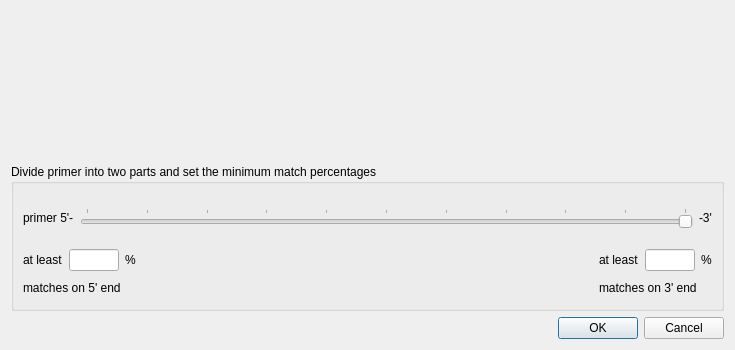
<?xml version="1.0" encoding="UTF-8"?>
<ui version="4.0">
 <class>AnnealInfoDlg</class>
 <widget class="QDialog" name="AnnealInfoDlg">
  <property name="geometry">
   <rect>
    <x>0</x>
    <y>0</y>
    <width>735</width>
    <height>350</height>
   </rect>
  </property>
  <property name="windowTitle">
   <string>Dialog</string>
  </property>
  <layout class="QGridLayout" name="gridLayout_2">
   <item row="0" column="0">
    <widget class="QLabel" name="label">
     <property name="text">
      <string/>
     </property>
    </widget>
   </item>
   <item row="1" column="0" colspan="2">
    <widget class="QGroupBox" name="groupBox">
     <property name="title">
      <string>Divide primer into two parts and set the minimum match percentages</string>
     </property>
     <layout class="QGridLayout" name="gridLayout">
      <item row="0" column="0">
       <layout class="QVBoxLayout" name="verticalLayout_3">
        <item>
         <layout class="QHBoxLayout" name="horizontalLayout">
          <item>
           <widget class="QLabel" name="label_1">
            <property name="text">
             <string>primer 5'-</string>
            </property>
           </widget>
          </item>
          <item>
           <widget class="QSlider" name="horizontalSlider">
            <property name="maximum">
             <number>30</number>
            </property>
            <property name="singleStep">
             <number>1</number>
            </property>
            <property name="orientation">
             <enum>Qt::Horizontal</enum>
            </property>
            <property name="invertedAppearance">
             <bool>true</bool>
            </property>
            <property name="invertedControls">
             <bool>true</bool>
            </property>
            <property name="tickPosition">
             <enum>QSlider::TicksAbove</enum>
            </property>
            <property name="tickInterval">
             <number>3</number>
            </property>
           </widget>
          </item>
          <item>
           <widget class="QLabel" name="label_2">
            <property name="text">
             <string>-3'</string>
            </property>
           </widget>
          </item>
         </layout>
        </item>
        <item>
         <layout class="QHBoxLayout" name="horizontalLayout_4">
          <item>
           <layout class="QVBoxLayout" name="verticalLayout">
            <item>
             <layout class="QHBoxLayout" name="horizontalLayout_2">
              <item>
               <widget class="QLabel" name="label_3">
                <property name="text">
                 <string>at least</string>
                </property>
               </widget>
              </item>
              <item>
               <widget class="QLineEdit" name="lineEdit_match5end">
                <property name="sizePolicy">
                 <sizepolicy hsizetype="Fixed" vsizetype="Fixed">
                  <horstretch>0</horstretch>
                  <verstretch>0</verstretch>
                 </sizepolicy>
                </property>
                <property name="minimumSize">
                 <size>
                  <width>0</width>
                  <height>0</height>
                 </size>
                </property>
                <property name="maximumSize">
                 <size>
                  <width>50</width>
                  <height>16777215</height>
                 </size>
                </property>
               </widget>
              </item>
              <item>
               <widget class="QLabel" name="label_4">
                <property name="text">
                 <string>%</string>
                </property>
               </widget>
              </item>
             </layout>
            </item>
            <item>
             <widget class="QLabel" name="label_5">
              <property name="text">
               <string>matches on 5' end</string>
              </property>
             </widget>
            </item>
           </layout>
          </item>
          <item>
           <spacer name="horizontalSpacer">
            <property name="orientation">
             <enum>Qt::Horizontal</enum>
            </property>
            <property name="sizeHint" stdset="0">
             <size>
              <width>40</width>
              <height>20</height>
             </size>
            </property>
           </spacer>
          </item>
          <item>
           <layout class="QVBoxLayout" name="verticalLayout_2">
            <item>
             <layout class="QHBoxLayout" name="horizontalLayout_3">
              <item>
               <widget class="QLabel" name="label_6">
                <property name="text">
                 <string>at least</string>
                </property>
               </widget>
              </item>
              <item>
               <widget class="QLineEdit" name="lineEdit_match3end">
                <property name="sizePolicy">
                 <sizepolicy hsizetype="Fixed" vsizetype="Fixed">
                  <horstretch>0</horstretch>
                  <verstretch>0</verstretch>
                 </sizepolicy>
                </property>
                <property name="maximumSize">
                 <size>
                  <width>50</width>
                  <height>16777215</height>
                 </size>
                </property>
               </widget>
              </item>
              <item>
               <widget class="QLabel" name="label_7">
                <property name="text">
                 <string>%</string>
                </property>
               </widget>
              </item>
             </layout>
            </item>
            <item>
             <widget class="QLabel" name="label_8">
              <property name="text">
               <string>matches on 3' end</string>
              </property>
             </widget>
            </item>
           </layout>
          </item>
         </layout>
        </item>
       </layout>
      </item>
     </layout>
    </widget>
   </item>
   <item row="2" column="1">
    <widget class="QDialogButtonBox" name="buttonBox">
     <property name="orientation">
      <enum>Qt::Horizontal</enum>
     </property>
     <property name="standardButtons">
      <set>QDialogButtonBox::Cancel|QDialogButtonBox::Ok</set>
     </property>
    </widget>
   </item>
  </layout>
 </widget>
 <resources/>
 <connections>
  <connection>
   <sender>buttonBox</sender>
   <signal>accepted()</signal>
   <receiver>AnnealInfoDlg</receiver>
   <slot>accept()</slot>
   <hints>
    <hint type="sourcelabel">
     <x>248</x>
     <y>254</y>
    </hint>
    <hint type="destinationlabel">
     <x>157</x>
     <y>274</y>
    </hint>
   </hints>
  </connection>
  <connection>
   <sender>buttonBox</sender>
   <signal>rejected()</signal>
   <receiver>AnnealInfoDlg</receiver>
   <slot>reject()</slot>
   <hints>
    <hint type="sourcelabel">
     <x>316</x>
     <y>260</y>
    </hint>
    <hint type="destinationlabel">
     <x>286</x>
     <y>274</y>
    </hint>
   </hints>
  </connection>
 </connections>
</ui>
